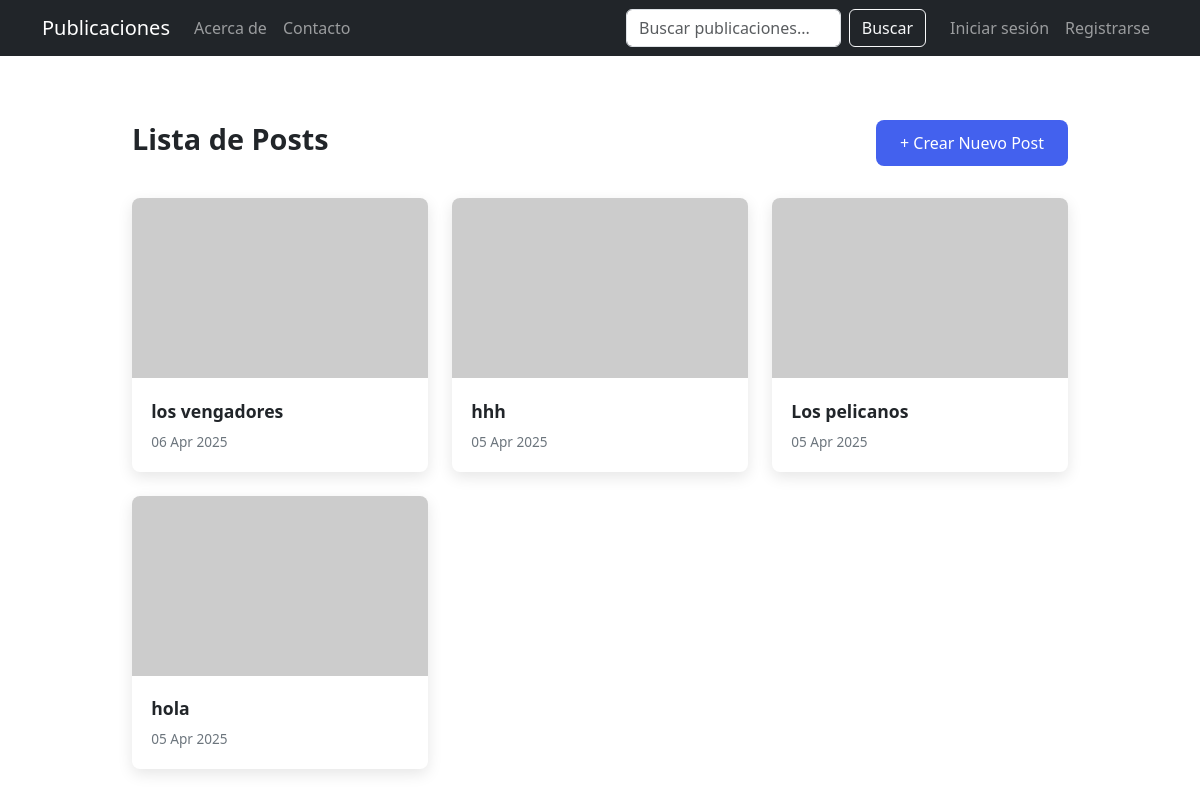
The app's page /post, older data.
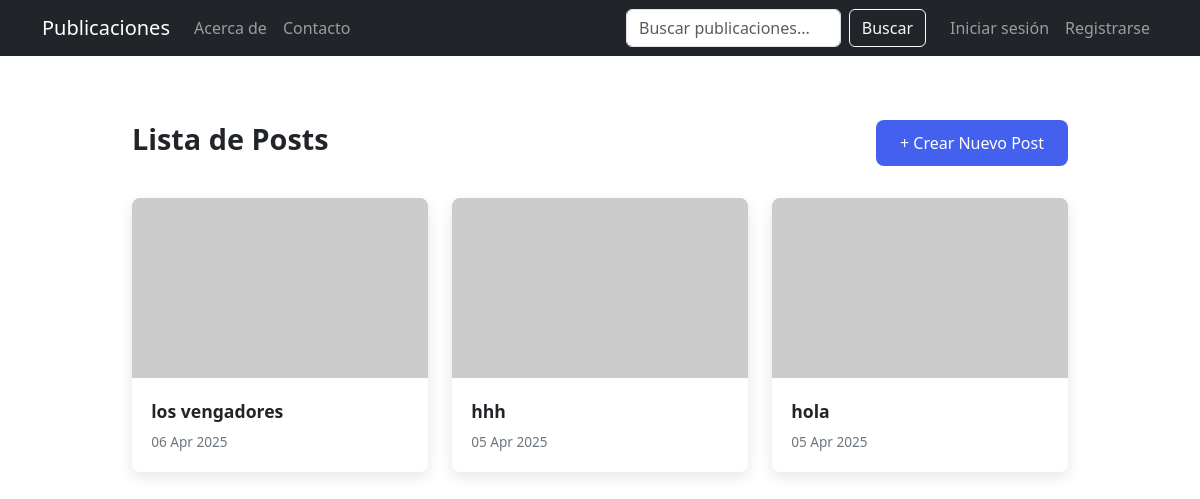
The same page, newer data.
### post/models.py (models this page shows, shortened)
class Post(models.Model):
    title = models.CharField(max_length=255, verbose_name='Post Title')
    description = models.TextField(verbose_name='Content')
    image = models.ImageField(upload_to='static/upload_images', verbose_name='Image', blank=True, null=True)
    created_at = models.DateTimeField(auto_now_add=True, verbose_name='Created At')
    updated_at = models.DateTimeField(auto_now=True, verbose_name='Updated At')
    class Meta:
        verbose_name = 'Post'
        verbose_name_plural = 'Posts'
        ordering = ['-created_at'] #Ordenar por fecha de creación descendente#

### post/views.py (the view)
# urls.py: path('', PostListView.as_view(), name='post_list'),
class PostListView(ListView):
        template_name = 'post_list.html'
        model= Post
        context_object_name = 'lista_de_objects' #cambia el nombre de la lista de objetos

### templates/post_list.html (shortened to what this page needs)
{% extends 'includes/navbar.html' %}
{% block content %}
<div class="posts-container">
    <div class="posts-header">
        <h1 class="posts-title">Lista de Posts</h1>
        <a href="{% url 'post_create' %}" class="create-btn">+ Crear Nuevo Post</a>
    </div>
    {% if lista_de_objects %}
        <ul class="posts-list">
            {% for post in lista_de_objects %}
                <li class="post-item">
                    <div class="post-image-container">
                        {% if post.image %}
                            <img src="{{ post.image.url }}" alt="{{ post.title }}" class="post-image">
                        {% else %}
                            <img src="https://via.placeholder.com/400x200?text=No+Image" alt="Imagen por defecto" class="post-image">
                        {% endif %}
                    </div>
                    <div class="post-content">
                        <a href="{% url 'post_detail' post.pk %}" class="post-link">{{ post.title }}</a>
                        <div class="post-meta">
                            {% if post.created_at %}
                                <span>{{ post.created_at|date:"d M Y" }}</span>
                            {% endif %}
                        </div>
                    </div>
                </li>
            {% endfor %}
        </ul>
    {% else %}
        <div class="empty-message">
            <h1>No hay elementos en la base de datos</h1>
            <p>Puedes crear un nuevo post haciendo clic en el botón "Crear"</p>
        </div>
    {% endif %}
</div>
{% endblock %}

Row changes from the older to the newer data that the page shows:
removed Post: title "Los pelicanos", created_at "05 Apr 2025"
